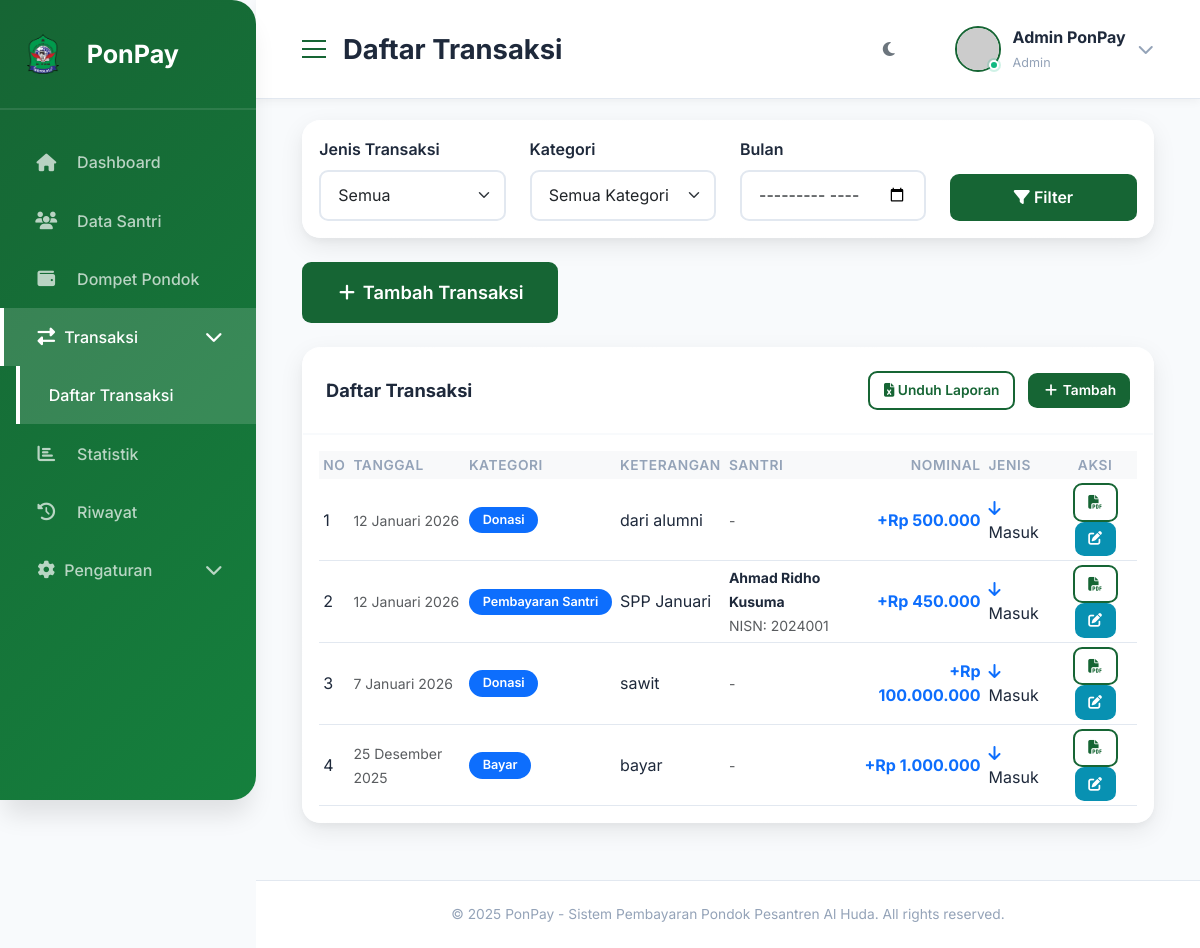
The app's page /transaction/, older data.
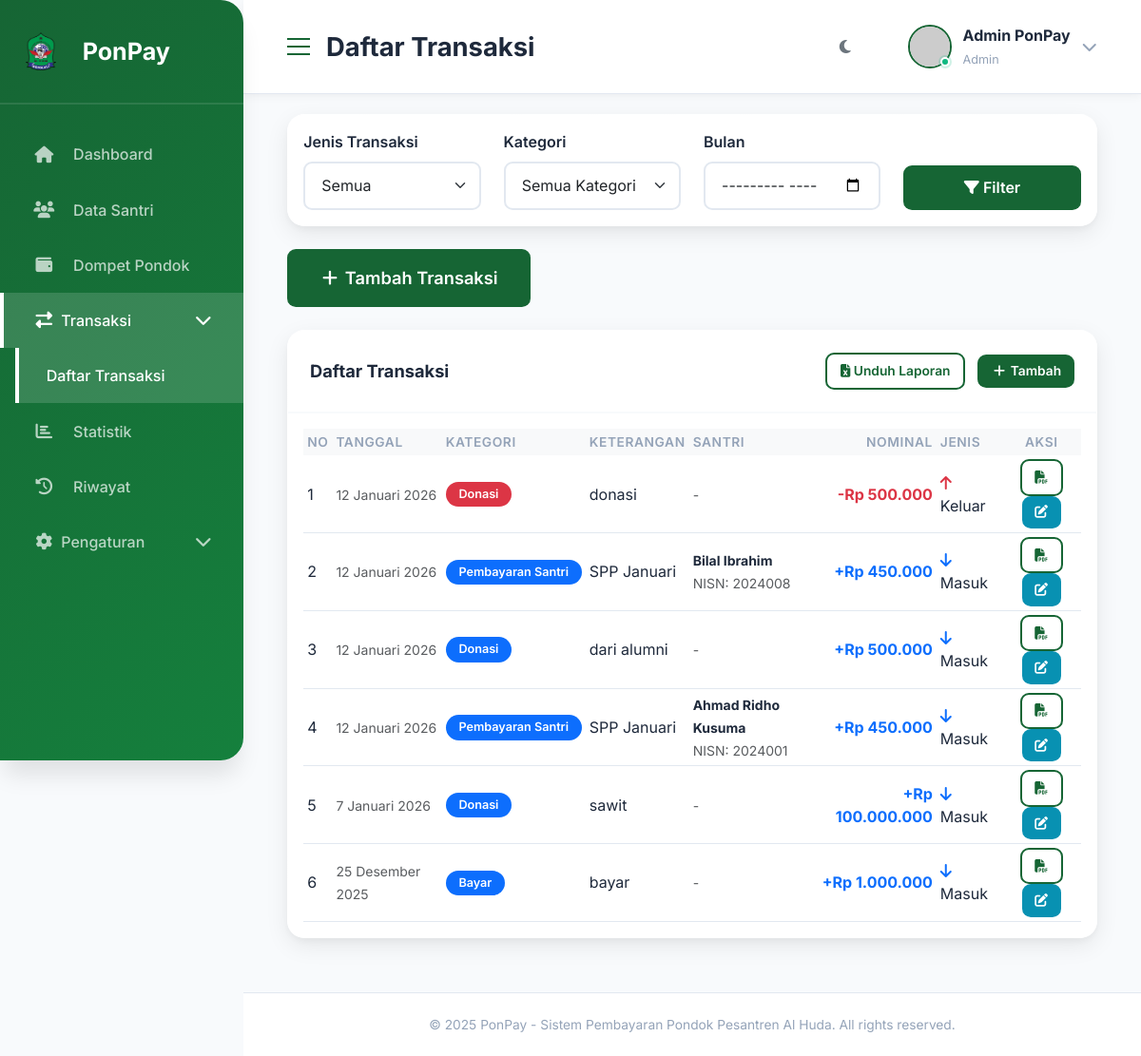
The same page, newer data.
### tables this page shows
CREATE TABLE transactions (
        id INTEGER PRIMARY KEY AUTOINCREMENT,
        user_id INTEGER NOT NULL,
        student_id INTEGER,
        type TEXT NOT NULL,
        category TEXT NOT NULL,
        amount INTEGER NOT NULL,
        description TEXT,
        date DATE NOT NULL,
        created_at TIMESTAMP DEFAULT CURRENT_TIMESTAMP, bill_id INTEGER REFERENCES bills(id),
        FOREIGN KEY (user_id) REFERENCES users(id),
        FOREIGN KEY (student_id) REFERENCES students(id)
    );

### routes.py (the view)
@transaction_bp.route('/')
def index():
    user_id = session.get('user_id', 1)
    filter_type = request.args.get('type', 'all')
    filter_category = request.args.get('category', 'all')
    filter_month = request.args.get('month', '')
    query = '''
        SELECT t.*,
               COALESCE(s.name, '') as student_name,
               COALESCE(s.nisn, '') as student_nisn
        FROM transactions t
        LEFT JOIN students s ON t.student_id = s.id
        WHERE t.user_id = ?
    '''
    params = [user_id]
    if filter_type != 'all':
        query += 'AND t.type = ? '
        params.append(filter_type)
    if filter_category != 'all':
        query += 'AND t.category = ? '
        params.append(filter_category)
    if filter_month:
        query += 'AND t.date LIKE ? '
        params.append(f'{filter_month}%')
    query += 'ORDER BY t.date DESC, t.created_at DESC'
    transactions = query_db(query, params)
    categories_income = query_db(
        'SELECT DISTINCT category FROM transactions WHERE user_id = ? AND type = "income" ORDER BY category',
        (user_id,)
    )
    categories_expense = query_db(
        'SELECT DISTINCT category FROM transactions WHERE user_id = ? AND type = "expense" ORDER BY category',
        (user_id,)
    )
    return render_template('transaction.html',
                         transactions=transactions,
                         categories_income=[r['category'] for r in categories_income],
                         categories_expense=[r['category'] for r in categories_expense],
                         filter_type=filter_type,
                         filter_category=filter_category,
                         filter_month=filter_month)

### app.py (called while the page is built)
@app.template_filter('rupiah')
def rupiah_format(value):
    try:
        value = int(value) if isinstance(value, (int, float)) else int(value)
        return f"Rp {value:,.0f}".replace(',', '.')
    except (ValueError, TypeError):
        return "Rp 0"

@app.template_filter('format_date')
def format_date(date_string):
    months = {
        'January': 'Januari', 'February': 'Februari', 'March': 'Maret',
        'April': 'April', 'May': 'Mei', 'June': 'Juni',
        'July': 'Juli', 'August': 'Agustus', 'September': 'September',
        'October': 'Oktober', 'November': 'November', 'December': 'Desember'
    }
    try:
        if isinstance(date_string, str):
            dt = datetime.strptime(date_string, '%Y-%m-%d')
        else:
            dt = date_string
        day = dt.day
        month_en = dt.strftime('%B')
        year = dt.year
        month_id = months.get(month_en, month_en)
        return f"{day} {month_id} {year}"
    except:
        return str(date_string)

### db.py (called while the page is built)
def get_db():
    if 'db' not in g:
        g.db = sqlite3.connect(current_app.config['DATABASE'])
        g.db.row_factory = sqlite3.Row  # Enable column access by name
    return g.db

### templates/transaction.html (shortened to what the changed rows need)
{% extends 'base.html' %}
{% block content %}
<div class="container-fluid">
    <div class="row">
        <div class="col-12">
            <div class="card">
                <div class="card-body">
                    <div class="table-responsive">
                        <table class="table table-hover table-sm">
                            <thead class="table-light">
                                <tr>
                                    <th>No</th>
                                    <th>Tanggal</th>
                                    <th>Kategori</th>
                                    <th>Keterangan</th>
                                    <th>Santri</th>
                                    <th class="text-end">Nominal</th>
                                    <th>Jenis</th>
                                    <th class="text-center">Aksi</th>
                                </tr>
                            </thead>
                            <tbody>
                                {% set counter = namespace(value=1) %}
                                {% for trans in transactions %}
                                <tr>
                                    <td>{{ counter.value }}</td>
                                    <td>
                                        <small class="text-muted">{{ trans['date']|format_date }}</small>
                                    </td>
                                    <td>
                                        <span class="badge {% if trans['type'] == 'income' %}bg-primary{% else %}bg-danger{% endif %} text-white">
                                            {{ trans['category'] }}
                                        </span>
                                    </td>
                                    <td>{{ trans['description'] }}</td>
                                    <td>
                                        {% if trans['student_name'] %}
                                            <small><strong>{{ trans['student_name'] }}</strong></small>
                                            <br>
                                            <small class="text-muted">NISN: {{ trans['student_nisn'] }}</small>
                                        {% else %}
                                            <small class="text-muted">-</small>
                                        {% endif %}
                                    </td>
                                    <td class="text-end font-weight-bold">
                                        <span class="{% if trans['type'] == 'income' %}text-primary{% else %}text-danger{% endif %}">
                                            {% if trans['type'] == 'income' %}+{% else %}-{% endif %}{{ trans['amount']|rupiah }}
                                        </span>
                                    </td>
                                    <td>
                                        {% if trans['type'] == 'income' %}
                                            <i class="fas fa-arrow-down text-primary"></i> Masuk
                                        {% else %}
                                            <i class="fas fa-arrow-up text-danger"></i> Keluar
                                        {% endif %}
                                    </td>
                                    <td class="text-center">
                                        <a href="{{ url_for('transaction.receipt', id=trans['id']) }}" class="btn btn-sm btn-outline-primary" title="Cetak Kwitansi" target="_blank">
                                            <i class="fas fa-file-pdf"></i>
                                        </a>
                                        <a href="{{ url_for('transaction.edit', id=trans['id']) }}" class="btn btn-sm btn-info" title="Edit">
                                            <i class="fas fa-edit"></i>
                                        </a>
                                    </td>
                                </tr>
                                {% set counter.value = counter.value + 1 %}
                                {% else %}
                                <tr>
                                    <td colspan="8" class="text-center text-muted py-4">
                                        <i class="fas fa-inbox"></i> Belum ada transaksi
                                    </td>
                                </tr>
                                {% endfor %}
                            </tbody>
                        </table>
                    </div>
                </div>
            </div>
        </div>
    </div>
</div>
{% endblock %}

Row changes from the older to the newer data that the page shows:
added transactions: value "1", type "expense" (drawn)
added transactions: value "2", type "income" (drawn)
computed for transactions "dari alumni": value "1" → "3"
computed for transactions (number 4 of 6 on the later page): value "2" → "4"
computed for transactions "sawit": value "3" → "5"
computed for transactions "bayar": value "4" → "6"
